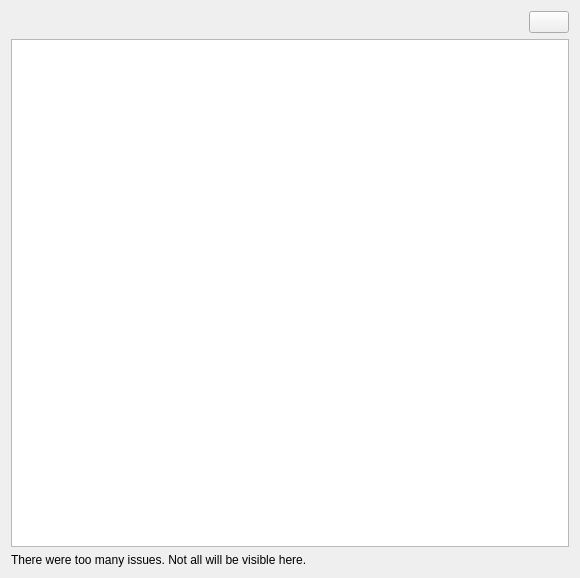
<?xml version="1.0" encoding="UTF-8"?>
<ui version="4.0">
 <class>OCC::IssuesWidget</class>
 <widget class="QWidget" name="OCC::IssuesWidget">
  <property name="geometry">
   <rect>
    <x>0</x>
    <y>0</y>
    <width>580</width>
    <height>578</height>
   </rect>
  </property>
  <layout class="QVBoxLayout" name="verticalLayout">
   <item>
    <layout class="QHBoxLayout" name="horizontalLayout">
     <item>
      <spacer name="horizontalSpacer">
       <property name="orientation">
        <enum>Qt::Orientation::Horizontal</enum>
       </property>
       <property name="sizeHint" stdset="0">
        <size>
         <width>40</width>
         <height>20</height>
        </size>
       </property>
      </spacer>
     </item>
     <item>
      <widget class="QPushButton" name="_filterButton"/>
     </item>
    </layout>
   </item>
   <item>
    <widget class="QTableView" name="_tableView">
     <property name="contextMenuPolicy">
      <enum>Qt::ContextMenuPolicy::CustomContextMenu</enum>
     </property>
     <property name="accessibleName">
      <string>Issues table</string>
     </property>
     <property name="tabKeyNavigation">
      <bool>false</bool>
     </property>
     <property name="alternatingRowColors">
      <bool>true</bool>
     </property>
     <property name="selectionBehavior">
      <enum>QAbstractItemView::SelectionBehavior::SelectRows</enum>
     </property>
     <property name="showGrid">
      <bool>false</bool>
     </property>
     <property name="sortingEnabled">
      <bool>true</bool>
     </property>
     <attribute name="horizontalHeaderShowSortIndicator" stdset="0">
      <bool>true</bool>
     </attribute>
     <attribute name="verticalHeaderVisible">
      <bool>false</bool>
     </attribute>
    </widget>
   </item>
   <item>
    <layout class="QHBoxLayout" name="horizontalLayout_2" stretch="1">
     <item>
      <layout class="QVBoxLayout" name="verticalLayout_2">
       <item>
        <widget class="QLabel" name="_tooManyIssuesWarning">
         <property name="text">
          <string>There were too many issues. Not all will be visible here.</string>
         </property>
         <property name="wordWrap">
          <bool>true</bool>
         </property>
        </widget>
       </item>
      </layout>
     </item>
    </layout>
   </item>
  </layout>
 </widget>
 <tabstops>
  <tabstop>_filterButton</tabstop>
  <tabstop>_tableView</tabstop>
 </tabstops>
 <resources/>
 <connections/>
</ui>
